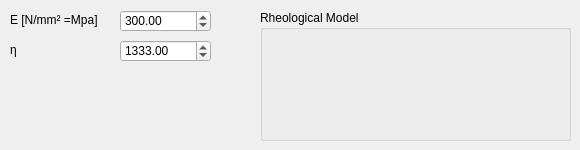
    <widget class="QWidget" name="MAXWELL">
     <attribute name="title">
      <string>Maxwell</string>
     </attribute>
     <widget class="QDoubleSpinBox" name="VAL_E_MAXWELL">
      <property name="geometry">
       <rect>
        <x>120</x>
        <y>10</y>
        <width>91</width>
        <height>22</height>
       </rect>
      </property>
      <property name="decimals">
       <number>2</number>
      </property>
      <property name="maximum">
       <double>8000.000000000000000</double>
      </property>
      <property name="value">
       <double>300.000000000000000</double>
      </property>
     </widget>
     <widget class="QLabel" name="LABEL_VAL_E_MAXWELL">
      <property name="geometry">
       <rect>
        <x>10</x>
        <y>10</y>
        <width>91</width>
        <height>20</height>
       </rect>
      </property>
      <property name="text">
       <string>E [N/mm² =Mpa]</string>
      </property>
     </widget>
     <widget class="QGroupBox" name="RHEO_BOX_MAXWELL">
      <property name="geometry">
       <rect>
        <x>260</x>
        <y>10</y>
        <width>311</width>
        <height>131</height>
       </rect>
      </property>
      <property name="title">
       <string>Rheological Model</string>
      </property>
      <widget class="QLabel" name="RHEO_MAXWELL">
       <property name="geometry">
        <rect>
         <x>10</x>
         <y>20</y>
         <width>261</width>
         <height>71</height>
        </rect>
       </property>
       <property name="text">
        <string/>
       </property>
       <property name="pixmap">
        <pixmap>PIC/Rheo_Maxwell.png</pixmap>
       </property>
       <property name="scaledContents">
        <bool>true</bool>
       </property>
      </widget>
     </widget>
     <widget class="QLabel" name="LABEL_VAL_ETA_MEXWELL">
      <property name="geometry">
       <rect>
        <x>10</x>
        <y>40</y>
        <width>91</width>
        <height>20</height>
       </rect>
      </property>
      <property name="text">
       <string>η</string>
      </property>
     </widget>
     <widget class="QDoubleSpinBox" name="VAL_ETA_MAXWELL">
      <property name="geometry">
       <rect>
        <x>120</x>
        <y>40</y>
        <width>91</width>
        <height>22</height>
       </rect>
      </property>
      <property name="decimals">
       <number>2</number>
      </property>
      <property name="maximum">
       <double>8000.000000000000000</double>
      </property>
      <property name="value">
       <double>1333.000000000000000</double>
      </property>
     </widget>
    </widget>
